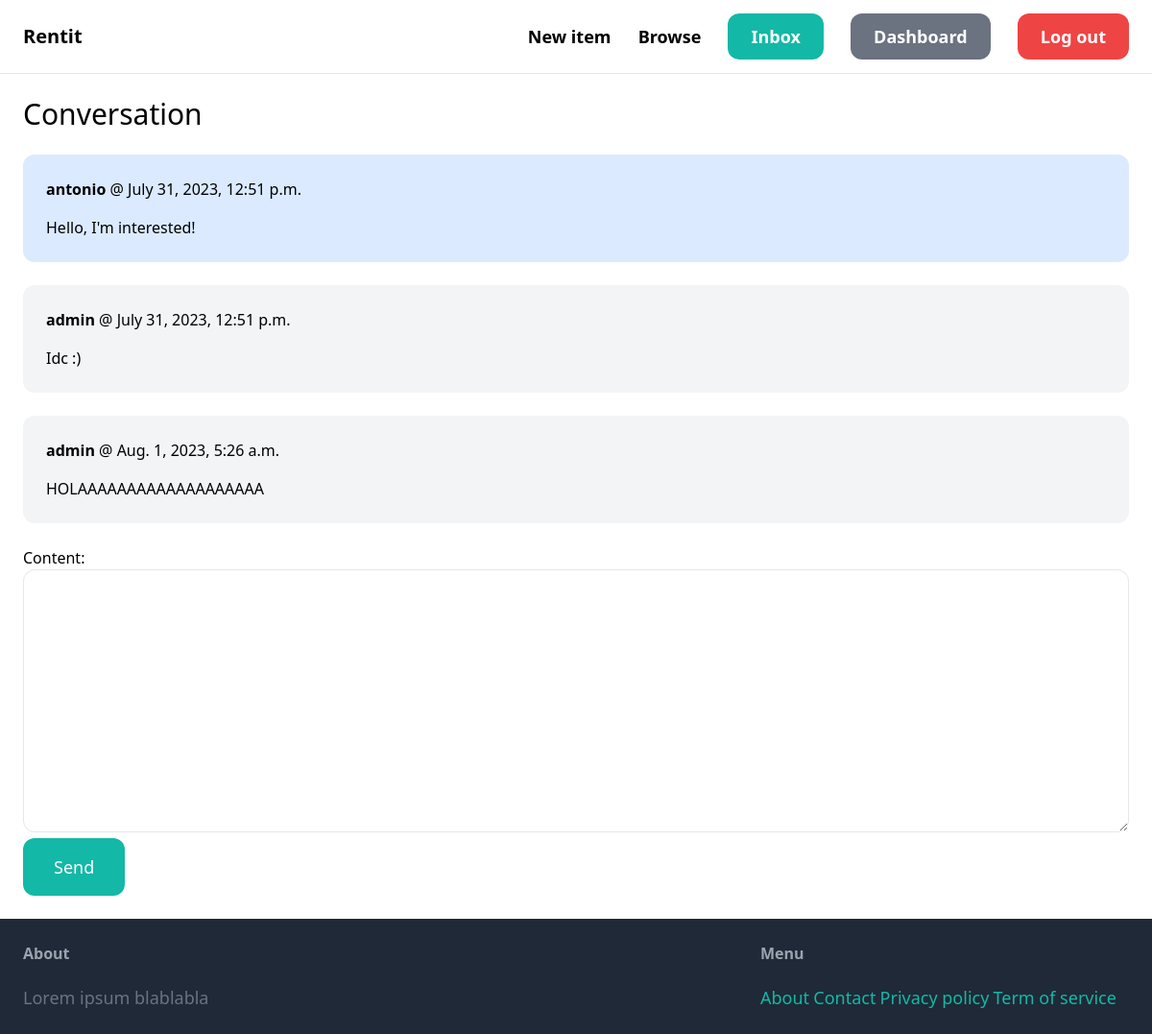
The page /inbox/4/ (signed in) on the database its author committed.
### conversation/models.py (models this page shows)
class ConversationMessage(models.Model):
    conversation = models.ForeignKey(Conversation, related_name='messages', on_delete=models.CASCADE)
    content = models.TextField()
    created_at = models.DateTimeField(auto_now_add=True)
    created_by = models.ForeignKey(User, related_name='created_message', on_delete=models.CASCADE)

### conversation/views.py (the view)
# urls.py: path('<int:pk>/', views.detail, name='detail'),
@login_required
def detail(request, pk): #this pk is for the conversation
    conversation = Conversation.objects.filter(members__in=[request.user.id]).get(pk=pk)
    if request.method == 'POST':
        form = ConversationMessageForm(request.POST)
        if form.is_valid():
            conversation_message = form.save(commit=False)
            conversation_message.conversation = conversation
            conversation_message.created_by = request.user
            conversation_message.save()
            conversation.save()
            return redirect('conversation:detail', pk=pk)
    else:
        form = ConversationMessageForm()
    return render(request, 'conversation/detail.html', {
        'conversation': conversation,
        'form': form
    })

### conversation/forms.py
class ConversationMessageForm(forms.ModelForm):
    class Meta:
        model = ConversationMessage
        fields = ('content',)
        widgets = {
            'content': forms.Textarea(attrs={
                'class': 'w-full py-4 px-6 rounded-xl border'
            })
        }

### conversation/templates/conversation/detail.html (shortened to what this page needs)
{% extends 'core/base.html' %}
{% block content%}
<h1 class="mb-6 text-3xl">Conversation</h1>
<div class="space-y-6">
    {% for message in conversation.messages.all %}
        <div class="p-6 flex {% if message.created_by == request.user %} bg-blue-100 {% else %} bg-gray-100 {% endif %} rounded-xl">
            <div>
                <p class="mb-4"><strong>{{ message.created_by.username }}</strong> @ {{ message.created_at }}</p>
                <p>{{ message.content }}</p>
            </div>
        </div>
    {% endfor %}
</div>
<form method="post" action="." class="mt-6">
    {{ form.as_p}}
    <button class="py-4 px-8 text-lg bg-teal-500 hover:bg-teal-700 rounded-xl text-white">Send</button>
</form>
{% endblock %}

### rows shown on the page
ConversationMessage: created_by.username "antonio", created_at "July 31, 2023, 12:51 p.m.", content "Hello, I'm interested!"
ConversationMessage: created_by.username "admin", created_at "July 31, 2023, 12:51 p.m.", content "Idc :)"
ConversationMessage: created_by.username "admin", created_at "Aug. 1, 2023, 5:26 a.m.", content "HOLAAAAAAAAAAAAAAAAAAA"
